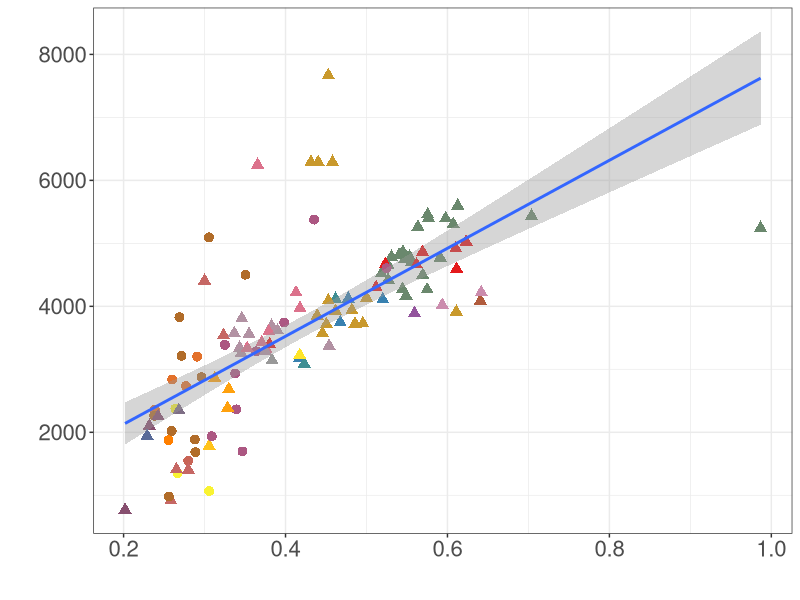

Source code (R):
library(ggplot2)

dat <- read.table("LCA_PhylogenyDistance_and_CumulativeGeneLoss.txt", header=T, sep='\t')

colors <- c('#3881B0', '#3E8E93','#449B75','#4AA858','#56A255','#596A98','#6A886D','#7E6E85','#874F6F','#93549D','#999999','#AC5782','#B05B3C','#B16C29','#B292A3','#B53445','#C66764','#C86456','#C9992C','#CB8CAD','#DC728C','#E1C62F','#E3712B','#E41A1C','#E485B7','#F17EB4','#F9F332','#FF7F00','#FFA10D','#FFC31B','#FFE528')
names(colors) <- c('Propionibacteriaceae', 'Dermabacteraceae', 'Eggerthellaceae', 'Solirubrobacteraceae', 'Ilumatobacteraceae', 'Jiangellaceae', 'Microbacteriaceae', 'Kineococcaceae','Streptomycetaceae','Demequinaceae','Beutenbergiaceae','Mycobacteriaceae','Bifidobacteriaceae','Pseudonocardiaceae','Dermatophilaceae','Rubrobacteraceae','Streptosporangiaceae','Frankiaceae','Micrococcaceae','Nanopelagicaceae','Cellulomonadaceae','Atopobiaceae','Geodermatophilaceae','Actinomycetaceae','Microtrichaceae','Coriobacteriaceae','Micromonosporaceae','Nakamurellaceae', 'Nocardioidaceae', 'Kribbellaceae', 'Brevibacteriaceae')
png('LCA_PhyloDist_GeneLoss.png', height=6, width=5, units='in', res=600)
ggplot(dat, aes(x=PhyloDist, y=GeneLoss)) + geom_point(aes(color=Family, shape=Clade), size=3, show.legend=F) + geom_smooth(method='lm', show.legend=F) + theme_bw() + scale_color_manual(values=colors) + theme(legend.position='bottom') + xlab("") + ylab("") + theme(text = element_text(size=20))
dev.off()
